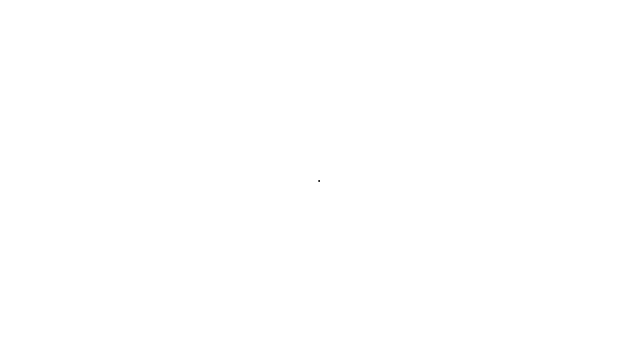
Frame 1 (no input)
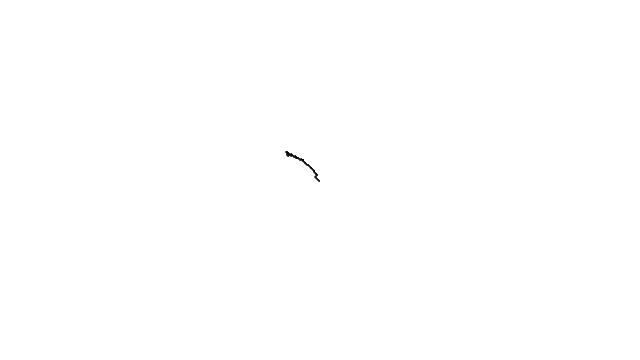
Frame 60 (no input)
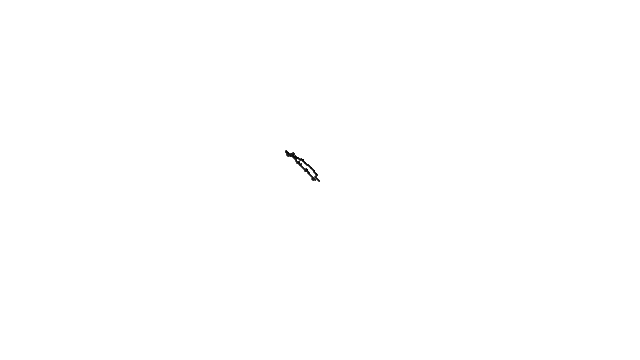
Frame 120 (the mouse pressed at the canvas centre since frame 60)

The p5.js sketch that drew these frames (run headless with seeded random() and noise() and a simulated clock; from frame 60 on, the mouse is pressed at the canvas centre):

// p5.js sketch
// ── sketch.js
var w;

function setup() {
    createCanvas(640, 360);
    w = new Walker();
    background(255);
}

function draw() {
  w.step();
  w.display();
}

function Walker() {
    this.x = width/2;
    this.y = height/2;

    this.display = function() {
        stroke(0);
        ellipse(this.x, this.y, 1, 1);
    }

    this.step = function() {
        //Dynamic probability - 50% chance to move in the direction of the mouse, 50% random
        var chance = random(1);
        var xStep = floor(random(3)) - 1;
        var yStep = floor(random(3)) - 1;

        if (chance < .5) {
            if (mouseX > this.x) {
                this.x++;
            } else {
                this.x--;
            }
            if (mouseY > this.y) {
                this.y++;
            } else {
                this.y--;
            }
        } else {
            this.x += xStep;
            this.y += yStep;
        }

    }
}
